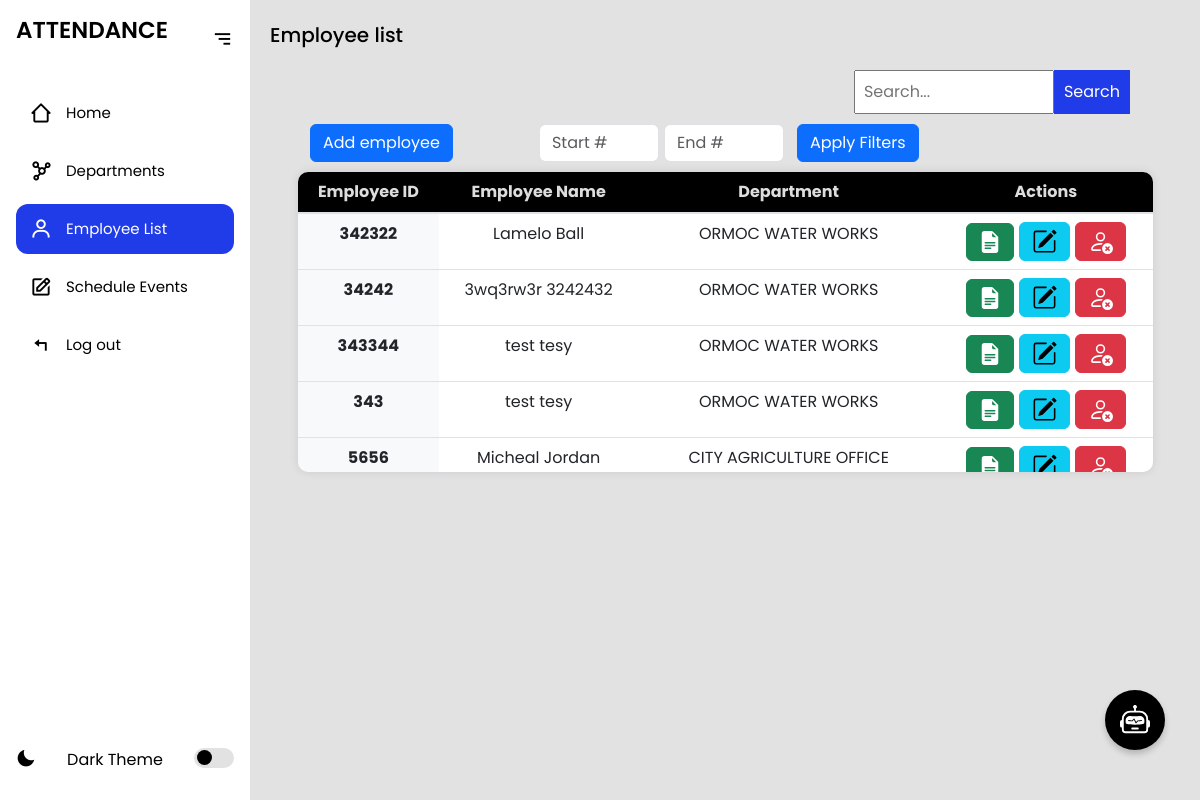
The app's page /employeelist/ (signed in), older data.
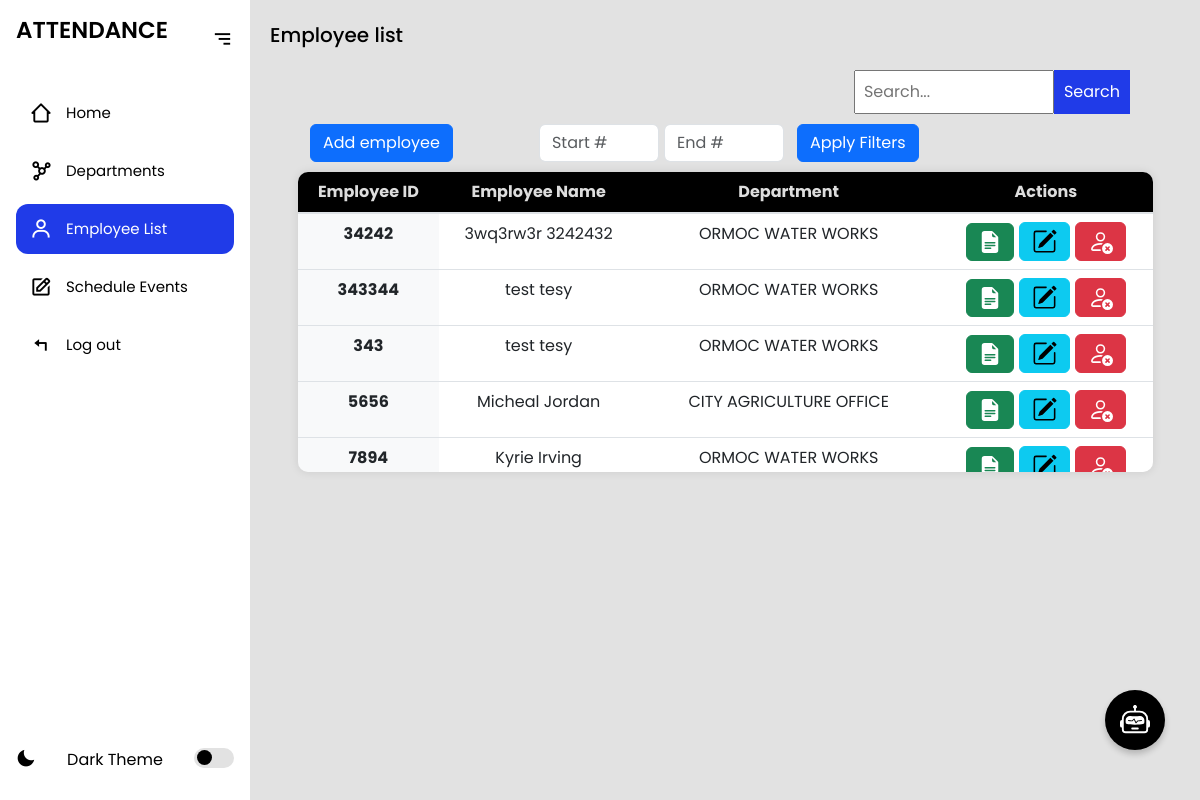
The same page, newer data.
### myapp/models.py (models this page shows, shortened)
class Employee(models.Model):
    employee_id = models.CharField(max_length=100, unique=True)
    first_name = models.CharField(max_length=120)
    last_name = models.CharField(max_length=120)
    username = models.CharField(max_length=100, unique=True, default='defaultuser')
    password = models.CharField(max_length=128, default='defaultpassword')
    department_name = models.ForeignKey(Department, on_delete=models.CASCADE, related_name='employees')
    updated = models.DateTimeField(auto_now=True)
    created = models.DateTimeField(auto_now_add=True)
    class Meta:
        ordering = ['-updated', '-created']

class Department(models.Model):
    name = models.CharField(max_length=100)
    def __str__(self):
        return self.name

### myapp/views.py (the view, shortened to what this page needs)
# urls.py: path('employeelist/', views.employeelist, name='employeelist'),
@login_required
def employeelist(request):
    search_query = request.GET.get('search', '')
    if search_query:
        employees = Employee.objects.filter(
            Q(employee_id__icontains=search_query) |
            Q(first_name__icontains=search_query) |
            Q(last_name__icontains=search_query) |
            Q(department_name__name__icontains=search_query)
        )
    else:
        employees = Employee.objects.all()
    departments = Department.objects.all()  # Fetch departments here
    context = {
        "employees": employees,
        "departments": departments
    }
    return render(request, 'employeelist.html', context)

### myapp/templates/employeelist.html (shortened to what this page needs)
{% extends 'index.html' %}
{% block content %}
<section class="home">
    <p>Employee list</p>
<form method="GET" action="{% url 'employeelist' %}" class="search-parent">
  <input type="search" name="search" placeholder="Search..." class="search" value="{{ request.GET.search }}" />
  <button type="submit">Search</button>
</form>
<div class="topButtons">
    <div style="display: flex; align-items: end; justify-content: start;margin-left: 60px;" >
                <button type="button" class="btn btn-primary"
                data-bs-toggle="modal" data-bs-target="#signupModal">
                Add employee
                </button>
</div>
        <form id="filterRangeForm" class="ms-3" >
            <input type="number" min="1" id="startNumber" class="form-control d-inline-block" placeholder="Start #" style="width: 120px;" />
            <input type="number" min="1" id="endNumber" class="form-control d-inline-block" placeholder="End #" style="width: 120px;" />
            <button type="button" id="applyFilters" class="btn btn-primary ms-2">Apply Filters</button>
        </form>
</div>
<div class="table-container">
    <table class="table">
        <thead>
            <tr>
                <th scope="col">Employee ID</th>
                <th scope="col">Employee Name</th>
                <th scope="col">Department</th>
                <th scope="col">Actions</th>
            </tr>
        </thead>
        <tbody>
            {% for employee in employees %}
            <tr class="employeeListRow"  data-status="{{ employee.status|default:'all' }}">
                <th scope="row">{{ employee.employee_id }}</th>
                <td>{{ employee.first_name }} {{ employee.last_name }}</td>
                <td>{{ employee.department_name }}</td>
                <td>
                    <div class="btn-group" style="display: flex; flex-direction: row; align-items: center; gap: 5px; justify-content:center;">
                        <a  href="{% url 'view_employee' employee.employee_id %}">
                        <button class="btn btn-success" >
                            </button>
                        </a>
                        <a  data-bs-toggle="modal" data-bs-target="#editEmployeeModal{{ employee.id }}" role="button">
                            <button class="btn btn-info">
                        </button>
                        </a>
                        <form action="{% url 'delete_employee' employee.id %}" method="POST">
                            <button class="btn btn-danger" type="button" data-bs-toggle="modal" data-bs-target="#deleteModal-{{ employee.id }}">
                            </button>
                        </form>
                    </div>
                </td>
            </tr>
            {% empty %}
            <tr>
                <td colspan="6">Employee doesnt exist</td>
            </tr>
            {% endfor %}
        </tbody>
    </table>
</div>
</section>
{% endblock %}

### myapp/templates/index.html (shortened to what this page needs)
<!DOCTYPE html>
<html lang="en">
  <head>
    {% load static %}
    <link rel="stylesheet" href="{% static 'css/styles.css' %}">
    <link rel="stylesheet" href="{% static 'css/chatbot.css' %}">
    <link href="https://cdn.jsdelivr.net/npm/bootstrap@5.3.0/dist/css/bootstrap.min.css" rel="stylesheet">
     <link
      href="https://unpkg.com/boxicons@2.1.4/css/boxicons.min.css"
      rel="stylesheet"
    />
  </head>
  <body>
    <section class="sidebar">
      <div class="nav-header">
        <p class="logo"> ATTENDANCE</p>
        <i class="bx bx-menu btn-menu"></i>
      </div>
      <ul class="nav-links">
        {% url 'admin_dashboard' as admin_dashboard_url %}
        {% url 'departments' as departments_url %}
        {% url 'employeelist' as employeelist_url %}
        {% url 'logout' as logout_url %}
        {% url 'schedule_list' as custom_url %}
        <li class="{% if request.path == admin_dashboard_url %}active{% endif %}">
            <a href="{{ admin_dashboard_url }}">
                <i class="bx bx-home-alt-2"></i>
                <span class="title">Home</span>
            </a>
        </li>
        <li class="{% if request.path == departments_url %}active{% endif %}">
            <a href="{{ departments_url }}">
                <i class="bx bx-network-chart"></i>
                <span class="title">Departments</span>
            </a>
        </li>
        <li class="{% if request.path == employeelist_url %}active{% endif %}">
            <a href="{{ employeelist_url }}">
                <i class="bx bx-user"></i>
                <span class="title">Employee List</span>
            </a>
        </li>
        <li class="{% if request.path == custom_url %}active{% endif %}">
          <a href="{{ custom_url }}">
              <i class="bx bx-edit"></i>
              <span class="title">Schedule Events</span>
          </a>
      </li>
        <li class="{% if request.path == logout_url %}active{% endif %}">
            <a href="{{ logout_url }}">
                <i class="bx bx-reply"></i>
                <span class="title">Log out</span>
            </a>
        </li>
      </ul>
       <div class="theme-wrapper">
        <i class="bx bxs-moon theme-icon"></i>
        <p>Dark Theme</p>
        <div class="theme-btn">
          <span class="theme-ball"></span>
        </div>
      </div>
    </section>
     {% block content %}
    {% endblock %}
<button id="toggleChatbot">
</button>
  </body>
</html>

### myapp/static/css/chatbot.css (style rules this page uses)
#toggleChatbot { z-index: 999; position: fixed; bottom: 50px; right: 35px; background: #000000; color: white; border: none; padding: 15px; border-radius: 50%; box-shadow: 0px 4px 6px rgba(0, 0, 0, 0.2); font-size: 16px; cursor: pointer; transition: background 0.3s ease; }

Row changes from the older to the newer data that the page shows:
removed Employee: employee_id "342322", first_name "Lamelo", last_name "Ball", department_name "ORMOC WATER WORKS"
now on this page (row unchanged): Employee: employee_id "7894", first_name "Kyrie", last_name "Irving", department_name "ORMOC WATER WORKS"
